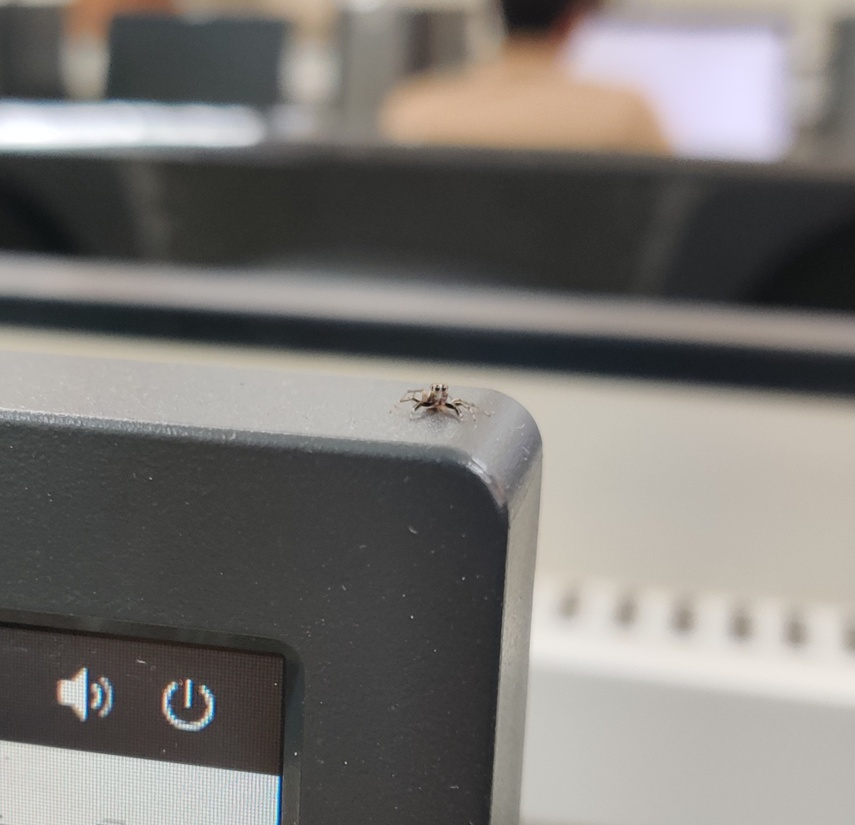
#> input picture photo/175807_aranha.jpg, 855 x 825 px, shrunk from 1782 x 1719 before the run
$ python -i anisotropic_filters.py   (imports and definitions only)
#> lines starting #> are read from the running program, lines starting #| are printed output that depends on the picture
import numpy as np
from scipy.ndimage import gaussian_filter, convolve


# [54 lines left out: functions bilinear_sample, bilinear_sample_grid, not called in this run]


#Feito com o auxílio de IA generativa
def structure_tensor(img, sigma_smooth=2.0):


    Kx = np.array([[-1, 0, 1],
                   [-2, 0, 2],
                   [-1, 0, 1]], dtype=float)

    Ky = np.array([[-1, -2, -1],
                   [ 0,  0,  0],
                   [ 1,  2,  1]], dtype=float)

    f = img.astype(float)
    Ix = convolve(f, Kx)   # horizontal gradient
    Iy = convolve(f, Ky)   # vertical gradient


    J11 = gaussian_filter(Ix * Ix, sigma=sigma_smooth)
    J12 = gaussian_filter(Ix * Iy, sigma=sigma_smooth)
    J22 = gaussian_filter(Iy * Iy, sigma=sigma_smooth)

    return J11, J12, J22


# [81 lines left out: functions eigenvectors_from_structure_tensor, lic_gaussian, not called in this run]


def gaussian(x, sigma):
    exponent = -0.5 * (x / sigma)**2
    return (1 / (sigma * np.sqrt(2 * np.pi))) * np.exp(exponent)


# [28 lines left out: function blur_across_edges, not called in this run]

>>> import cv2
>>> picture = cv2.imread('../../../../photo/175807_aranha.jpg', cv2.IMREAD_GRAYSCALE)
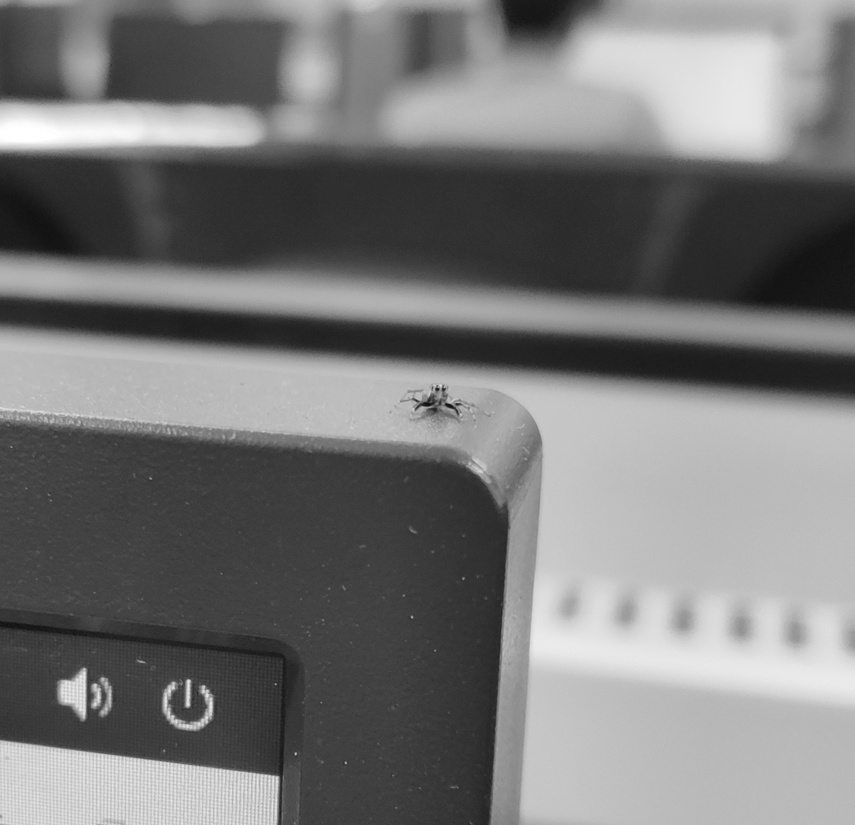
#> picture: shape (825, 855); min 14, max 255, mean 119.1
>>> result = structure_tensor(picture)
#> in structure_tensor, `Ix = convolve(f, Kx)`:
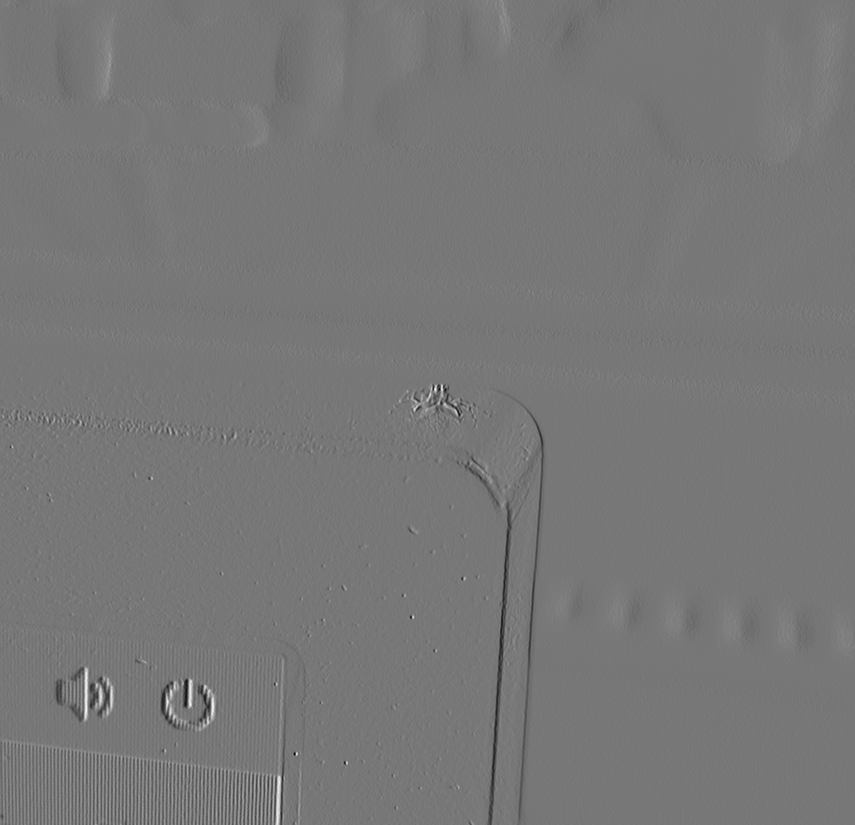
#> Ix: shape (825, 855) float64; min -466, max 527, mean -0.3; drawn with min black and max white
#> in structure_tensor, `J11 = gaussian_filter(Ix * Ix, sigma=sigma_smooth)`:
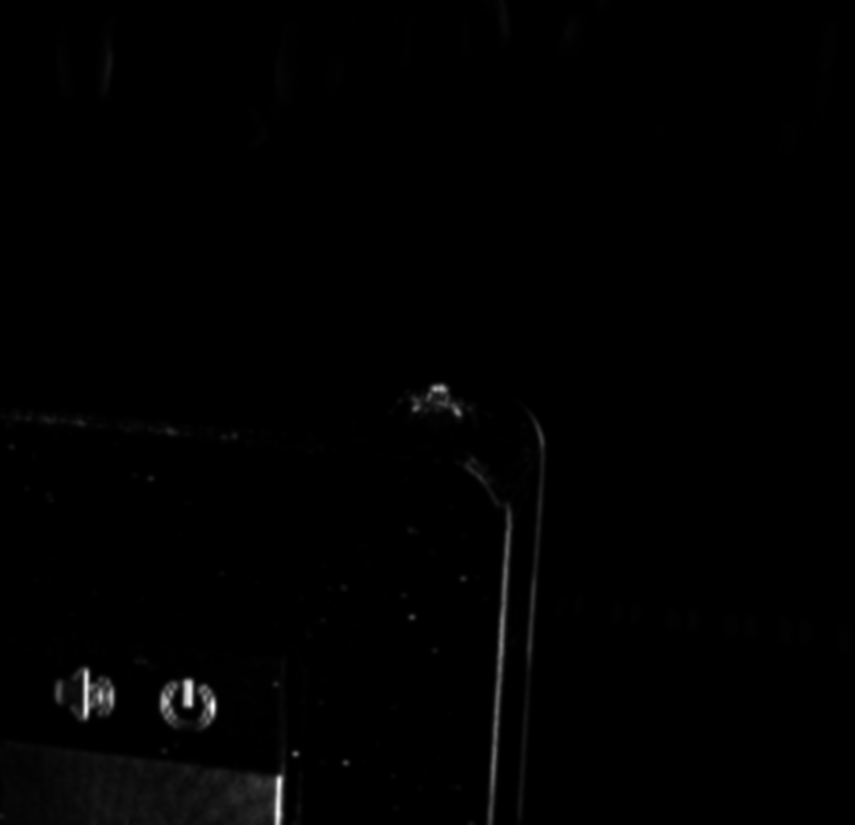
#> J11: shape (825, 855) float64; min 0.000205, max 95661.5, mean 644.8; drawn with min black and max white
#> in structure_tensor, `J12 = gaussian_filter(Ix * Iy, sigma=sigma_smooth)`:
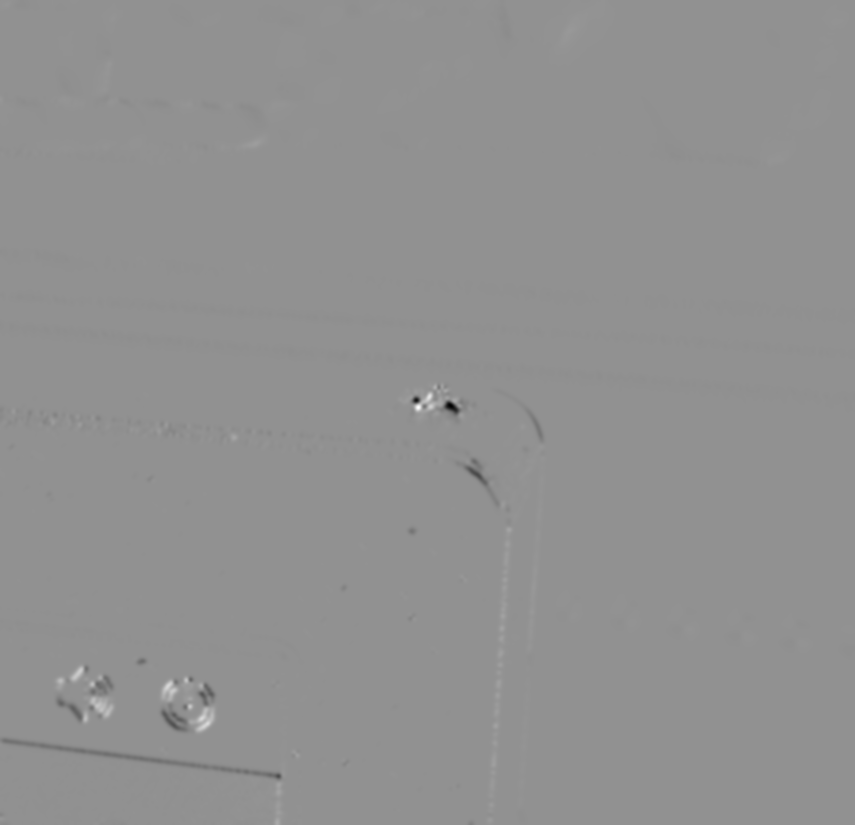
#> J12: shape (825, 855) float64; min -36750.1, max 27630.5, mean -38.2; drawn with min black and max white

$ run again, on photo/175807_espiral.jpg
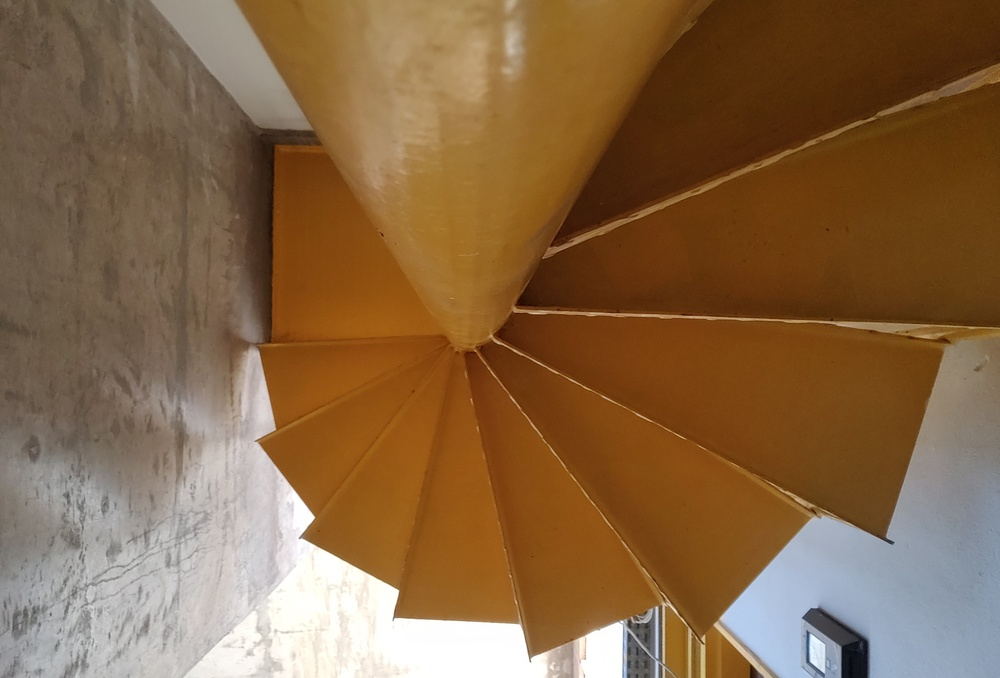
#> input picture photo/175807_espiral.jpg, 1000 x 678 px, shrunk from 3744 x 2537 before the run
#> in structure_tensor, `J12 = gaussian_filter(Ix * Iy, sigma=sigma_smooth)`:
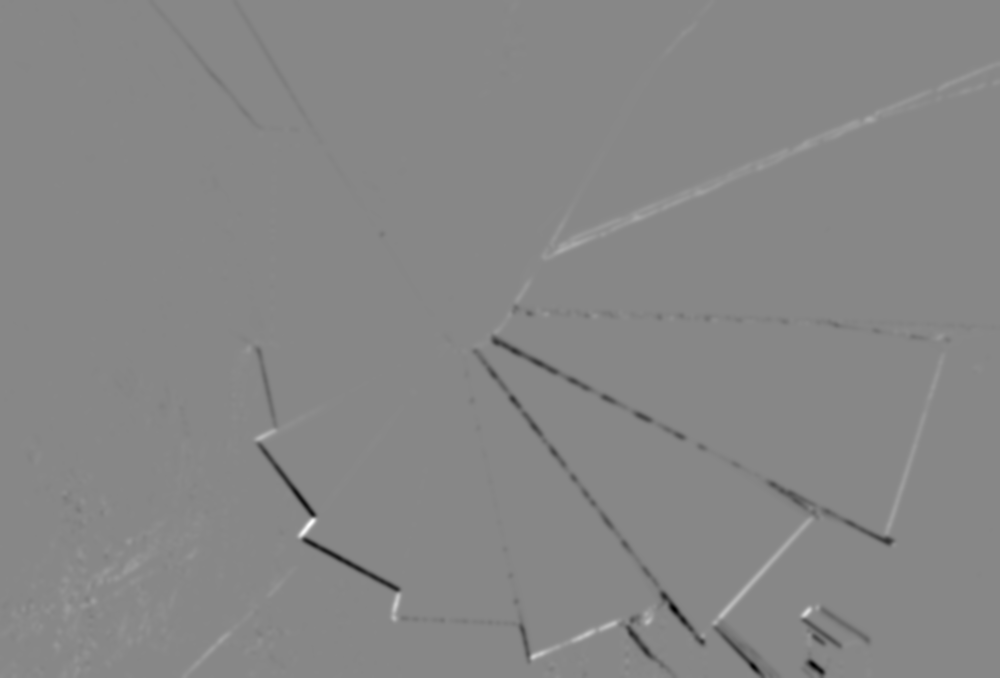
#> J12: shape (678, 1000) float64; min -52675.1, max 46421, mean -136.6; drawn with min black and max white
#> in structure_tensor, `J22 = gaussian_filter(Iy * Iy, sigma=sigma_smooth)`:
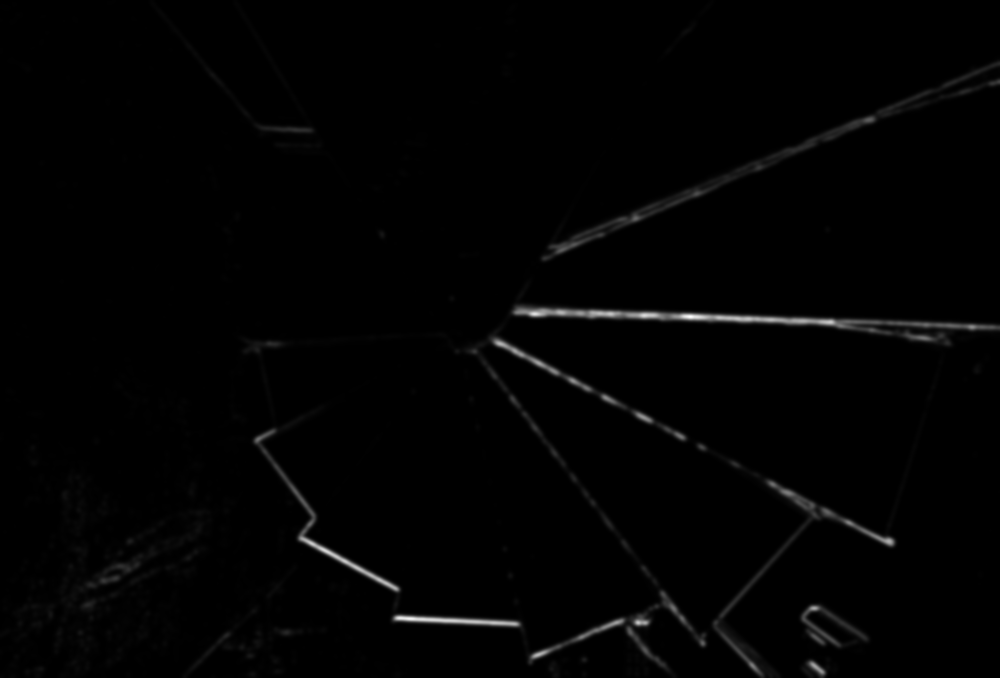
#> J22: shape (678, 1000) float64; min 0, max 102383.6, mean 1122.2; drawn with min black and max white

$ run again, on photo/175807_por_do_sol.jpg
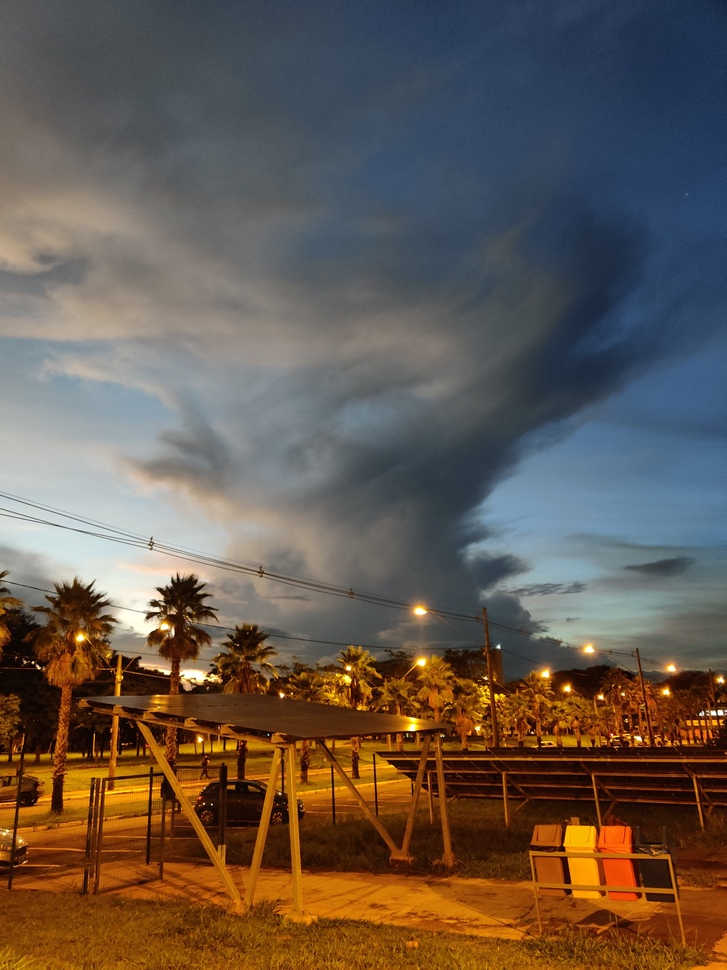
#> input picture photo/175807_por_do_sol.jpg, 727 x 970 px, shrunk from 3000 x 4000 before the run
#> in structure_tensor, `Iy = convolve(f, Ky)`:
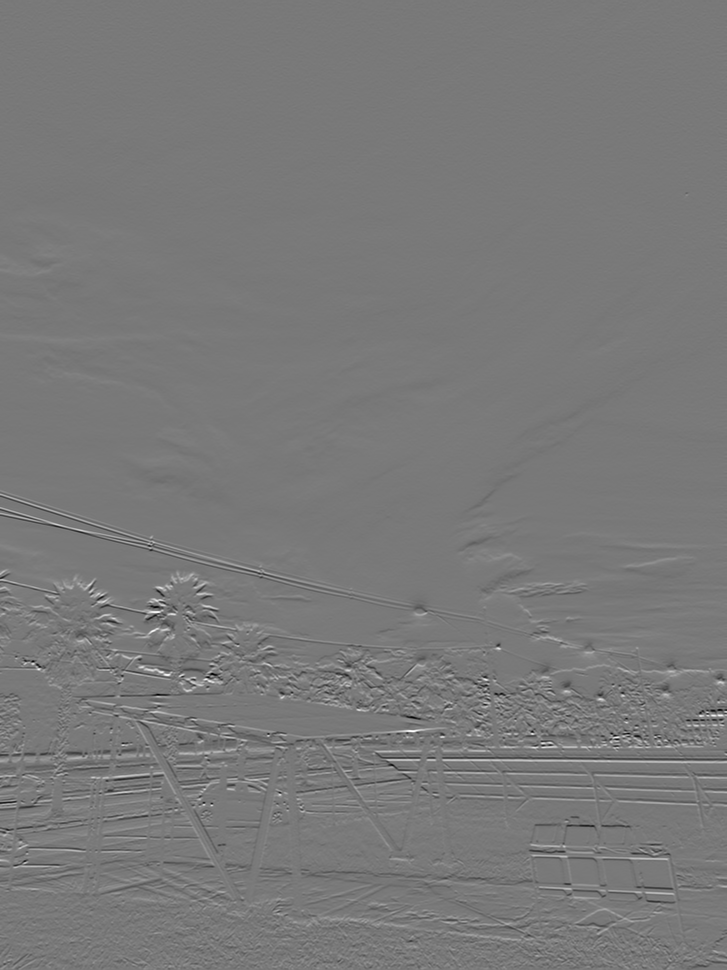
#> Iy: shape (970, 727) float64; min -820, max 901, mean -0.3; drawn with min black and max white
#> in structure_tensor, `J22 = gaussian_filter(Iy * Iy, sigma=sigma_smooth)`:
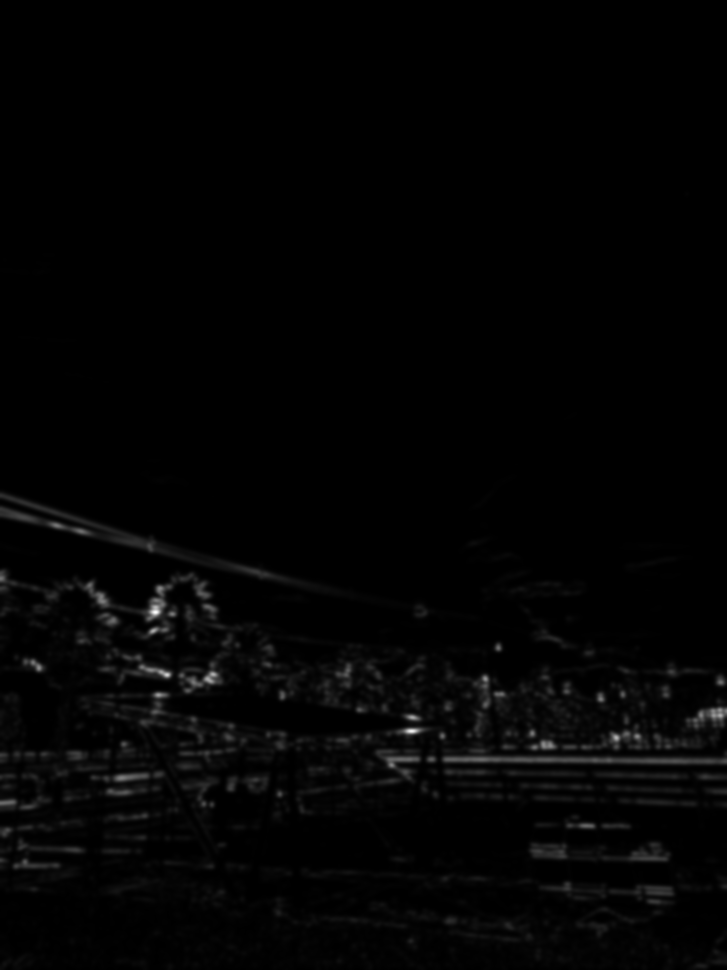
#> J22: shape (970, 727) float64; min 1.74, max 256576, mean 3724.5; drawn with min black and max white
